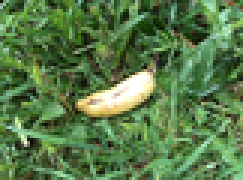
#> input picture source/HW2/mini-dataset/b01.png, 81 x 60 px (shown 3 times larger)
$ jupyter execute cropping.ipynb   (shell and % lines are left out)
#> lines starting #> are read from the running program, lines starting #| are printed output that depends on the picture
### source/HW2/code/my_utilities.py
from utilities import *

### BEGIN SOLUTION
def crop_image(img, crop_size = 32):
    ''' Extract the `crop_size` x `crop_size` pixels from the center of the PIL image `img`.'''
    # First determine the bounding box
    width, height = img.size
    left = round((width - crop_size)/2.)
    top = round((height - crop_size)/2.)
    right = round((width + crop_size)/2.)
    bottom = round((height + crop_size)/2.)
    # Then crop the image to that box
    cropped_img = img.crop((left, top, right, bottom))
    return cropped_img

# [65 lines left out: functions difference_filter, value_filter, foreground_filter, transparent_background_filter, get_redness, get_elongation and 1 more, not called in this run]

### END SOLUTION

### source/HW2/cropping.ipynb
# Image cropping
In this worksheet, you will implement our first step of feature extraction: croping

[cell 1]
from PIL import Image
import matplotlib.pyplot as plt

code_dir = './code'
from sys import path; path.append(code_dir);
from utilities import *

Let's look at one of the images:

[cell 2]
img = Image.open("mini-dataset/b01.png")
#> img is the input picture: PIL image 81x60 RGB; mean R, G, B 88.4, 122.4, 73.1
img

The fruit is located at the center and there is a lot of "useless" background around. To simplify the problem and run the code faster, we will keep only the 32x32 pixels in the center of the original image. This operation is called *cropping*.

1. Assign the dimension of the original image to two variables `width` and `height` , and check their values.<br>
    Hint: try `a,b = (14, 42)`, and look at the values of `a` and `b` after.

[cell 3]
### BEGIN SOLUTION
width, height = img.size
#> width = 81; height = 60
### END SOLUTION

[cell 4]
width
#> Out = 81

[cell 5]
height
#> Out = 60

[cell 6]
### BEGIN HIDDEN TESTS
assert width == 81
assert height == 60
### END HIDDEN TESTS

2.  Extract the 32x32 pixels from the center of the image, and assign the result in `cropped_img`.<br>
    Hints:
    - find, on paper, the *bounding box* of the region to be cropped; that is its minimal and maximal `x` and `y` coordinates;
    - look at the documentation of `round`;
    - look at the documentation of `img.crop`.

[cell 7]
crop_size = 32
### BEGIN SOLUTION
left = round((width - crop_size)/2.)
#> left = 24
top = round((height - crop_size)/2.)
#> top = 14
right = round((width + crop_size)/2.)
#> right = 56
bottom = round((height + crop_size)/2.)
#> bottom = 46

cropped_img = img.crop((left, top, right, bottom))
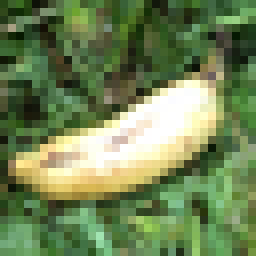
#> cropped_img: PIL image 32x32 RGB (shown 8 times larger); mean R, G, B 112, 132.5, 85.5
### END SOLUTION

Display the cropped image, and double check its size:

[cell 8]
### BEGIN SOLUTION
cropped_img
### END SOLUTION

[cell 9]
assert cropped_img.size == (32, 32)

3.  We will want to reuse the above code on all images. To this end, make it into a function:

[cell 10]
def crop_image(img, crop_size = 32):
    ''' Extract the `crop_size` x `crop_size` pixels from the center of the PIL image `img`.'''
#> called with crop_size = 32
    ### BEGIN SOLUTION
    # First determine the bounding box
    width, height = img.size
#> width = 81; height = 60
    left = round((width - crop_size)/2.)
#> left = 24
    top = round((height - crop_size)/2.)
#> top = 14
    right = round((width + crop_size)/2.)
#> right = 56
    bottom = round((height + crop_size)/2.)
#> bottom = 46
    # Then crop the image to that box
    cropped_img = img.crop((left, top, right, bottom))
    ### END SOLUTION
    return cropped_img

Double check your function:

[cell 11]
crop_image(img)

[cell 12]
crop_image(img, 40)
#> call 2 of crop_image, with crop_size = 40
#> in crop_image (call 2), `cropped_img = img.crop((left, top, right, bottom))`:
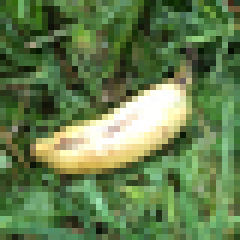
#> cropped_img: PIL image 40x40 RGB (shown 6 times larger); mean R, G, B 99.2, 125.2, 77.3

[cell 13]
assert crop_image(img).size == (32, 32)
assert crop_image(img, 40).size == (40, 40)

Open the file `code/my_utilities.py`, and copy your function there for reuse in other worksheets. Check that you can import and use it:

[cell 14]
from my_utilities import crop_image
crop_image(img)
#> in crop_image, `width, height = img.size`: width = 81; height = 60
#> in crop_image, `left = round((width - crop_size)/2.)`: left = 24
#> in crop_image, `top = round((height - crop_size)/2.)`: top = 14
#> in crop_image, `right = round((width + crop_size)/2.)`: right = 56
#> in crop_image, `bottom = round((height + crop_size)/2.)`: bottom = 46

$ run again, with source/HW2/mini-dataset/b02.png copied over source/HW2/mini-dataset/b01.png
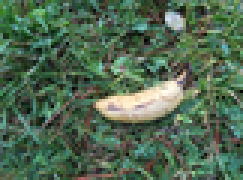
#> input picture source/HW2/mini-dataset/b02.png, 81 x 60 px (shown 3 times larger)
#> img is the input picture: PIL image 81x60 RGB; mean R, G, B 80.8, 105.4, 81.7
#> `cropped_img = img.crop((left, top, right, bottom))`:
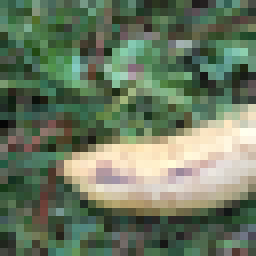
#> cropped_img: PIL image 32x32 RGB (shown 8 times larger); mean R, G, B 105.4, 120.5, 96.7
#> in crop_image (call 2), `cropped_img = img.crop((left, top, right, bottom))`:
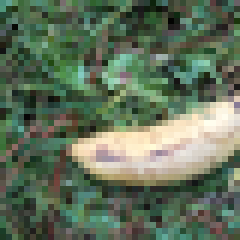
#> cropped_img: PIL image 40x40 RGB (shown 6 times larger); mean R, G, B 97, 113, 90.9
#> in crop_image, `width, height = img.size`: width = 81; height = 60
#> in crop_image, `left = round((width - crop_size)/2.)`: left = 24
#> in crop_image, `top = round((height - crop_size)/2.)`: top = 14
#> in crop_image, `right = round((width + crop_size)/2.)`: right = 56
#> in crop_image, `bottom = round((height + crop_size)/2.)`: bottom = 46

$ run again, with source/HW2/mini-dataset/b03.png copied over source/HW2/mini-dataset/b01.png
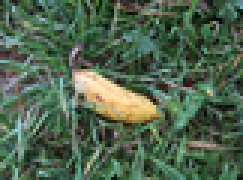
#> input picture source/HW2/mini-dataset/b03.png, 81 x 60 px (shown 3 times larger)
#> img is the input picture: PIL image 81x60 RGB; mean R, G, B 80, 101.4, 78.1
#> `cropped_img = img.crop((left, top, right, bottom))`:
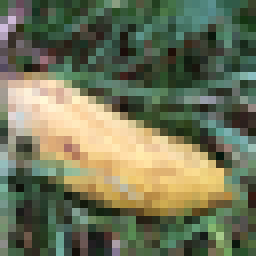
#> cropped_img: PIL image 32x32 RGB (shown 8 times larger); mean R, G, B 111.3, 116.2, 88.3
#> in crop_image (call 2), `cropped_img = img.crop((left, top, right, bottom))`:
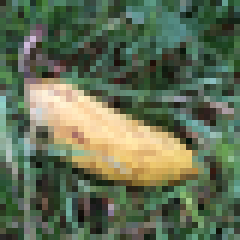
#> cropped_img: PIL image 40x40 RGB (shown 6 times larger); mean R, G, B 97.2, 110.3, 84.2
#> in crop_image, `width, height = img.size`: width = 81; height = 60
#> in crop_image, `left = round((width - crop_size)/2.)`: left = 24
#> in crop_image, `top = round((height - crop_size)/2.)`: top = 14
#> in crop_image, `right = round((width + crop_size)/2.)`: right = 56
#> in crop_image, `bottom = round((height + crop_size)/2.)`: bottom = 46

$ run again, with source/HW2/mini-dataset/b04.png copied over source/HW2/mini-dataset/b01.png
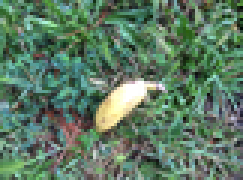
#> input picture source/HW2/mini-dataset/b04.png, 81 x 60 px (shown 3 times larger)
#> img is the input picture: PIL image 81x60 RGB; mean R, G, B 93.3, 122.1, 99.5
#> `cropped_img = img.crop((left, top, right, bottom))`:
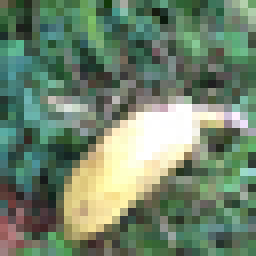
#> cropped_img: PIL image 32x32 RGB (shown 8 times larger); mean R, G, B 111.2, 132, 108.1
#> in crop_image (call 2), `cropped_img = img.crop((left, top, right, bottom))`:
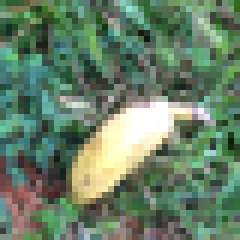
#> cropped_img: PIL image 40x40 RGB (shown 6 times larger); mean R, G, B 103.9, 128.4, 103.8
#> in crop_image, `width, height = img.size`: width = 81; height = 60
#> in crop_image, `left = round((width - crop_size)/2.)`: left = 24
#> in crop_image, `top = round((height - crop_size)/2.)`: top = 14
#> in crop_image, `right = round((width + crop_size)/2.)`: right = 56
#> in crop_image, `bottom = round((height + crop_size)/2.)`: bottom = 46
